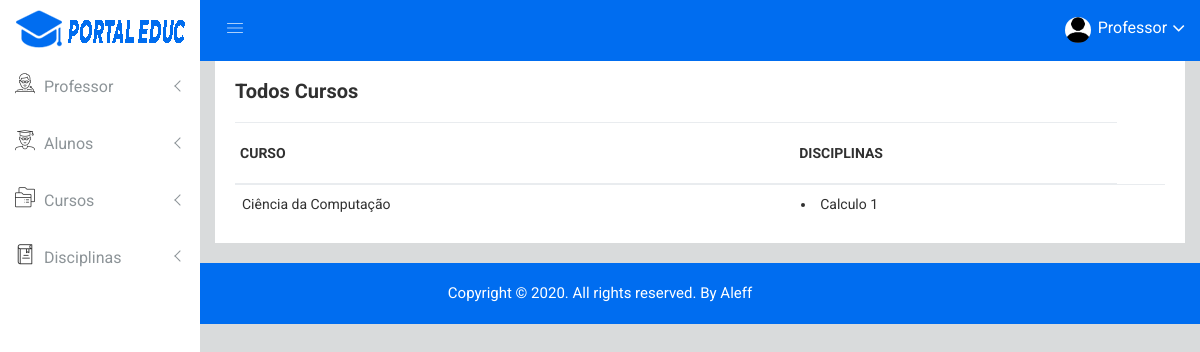
Before: /all-courses (signed in) with the older database file.
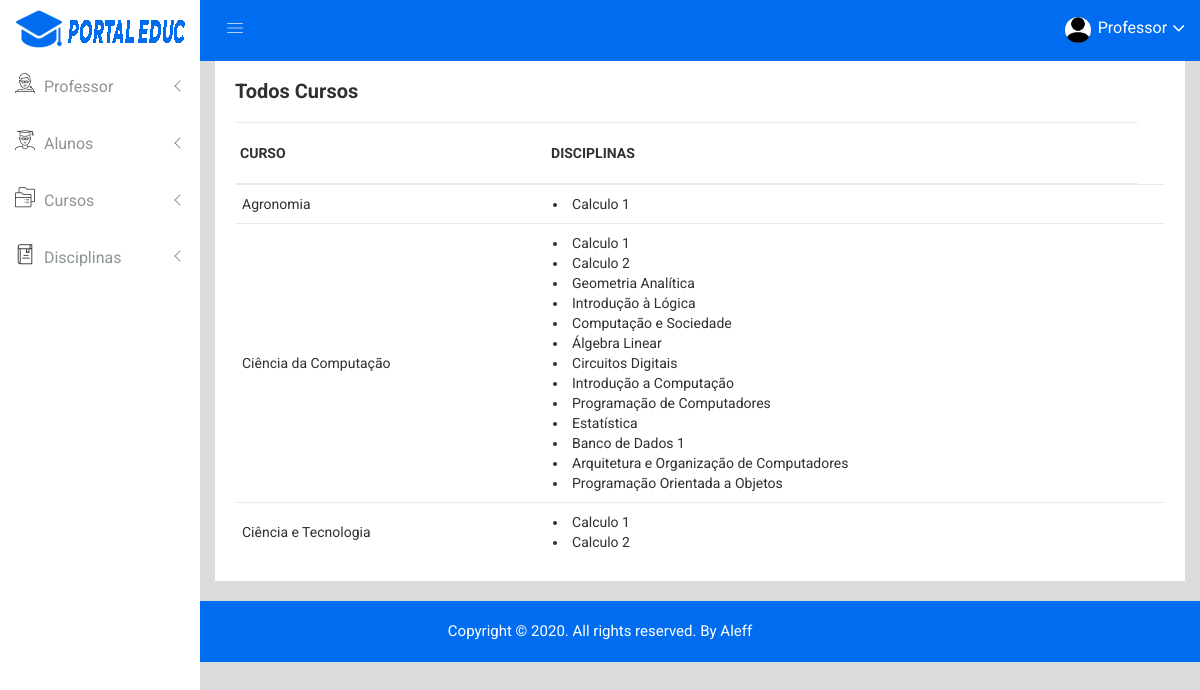
After: the same page with the newer database file.
### app/models.py (models this page shows, shortened)
class Curso(models.Model):
    nome = models.CharField(max_length=50)
    disciplinas = models.ManyToManyField('Disciplina')
    class Meta:
        ordering = ['nome']
        '''
        permissions = (
                ('permissao_editar_curso', 'Pode editar cursos'),
                ('permissao_add_curso', 'Pode adicionar'),
                ('permissao_excluir_curso', 'Pode adicionar'),
            ) '''

class Disciplina(models.Model):
    nome = models.CharField(max_length=50)
    requisitos = models.ManyToManyField('self', null=True, blank=True, symmetrical=False)

### app/views.py (the view)
# urls.py: path('all-courses', views.all_courses, name='all-courses'),
@login_required(login_url='/login')
def all_courses (request):
    cursos = Curso.objects.all()
    return render(request, 'all-courses.html', {'cursos': cursos})

### app/templates/all-courses.html (shortened to what this page needs)
{% extends "header.html" %}
{% block content %}
        <div class="product-status mg-b-15">
            <div class="container-fluid">
                <div class="row">
                    <div class="col-lg-12 col-md-12 col-sm-12 col-xs-12">
                        <div class="product-status-wrap">
                            <h4>Todos Cursos</h4>
                            <div class="asset-inner">
                                <table>
                                    <tr>
                                        <th>CURSO</th>
                                        <th>DISCIPLINAS</th>
                                    </tr>
                                    {% for x in cursos %}
                                    <tr>
                                        <td>{{x.nome}}</td>
                                        <td>{% for z in x.disciplinas.all %} <li>{{z.nome}}</li>{%endfor%}</td>
                                        <td>
                                        </td>
                                    </tr>
                                    {% endfor %}
                                </table>
                            </div>
                        </div>
                    </div>
                </div>
            </div>
        </div>
    </div>
{% endblock %}

Changed rows visible on the page:
added Curso: nome "Agronomia", Disciplina (nome "Calculo 1")
now on this page (row unchanged): Disciplina: nome "Calculo 2"
added Disciplina: nome "Geometria Analítica", shown under Curso "Ciência da Computação"
added Disciplina: nome "Introdução à Lógica", shown under Curso "Ciência da Computação"
added Disciplina: nome "Computação e Sociedade", shown under Curso "Ciência da Computação"
added Disciplina: nome "Álgebra Linear", shown under Curso "Ciência da Computação"
added Disciplina: nome "Circuitos Digitais", shown under Curso "Ciência da Computação"
added Disciplina: nome "Introdução a Computação", shown under Curso "Ciência da Computação"
added Disciplina: nome "Programação de Computadores", shown under Curso "Ciência da Computação"
added Disciplina: nome "Estatística", shown under Curso "Ciência da Computação"
added Disciplina: nome "Banco de Dados 1", shown under Curso "Ciência da Computação"
added Disciplina: nome "Arquitetura e Organização de Computadores", shown under Curso "Ciência da Computação"
added Disciplina: nome "Programação Orientada a Objetos", shown under Curso "Ciência da Computação"
added Curso: nome "Ciência e Tecnologia", Disciplina (nome "Calculo 1")
